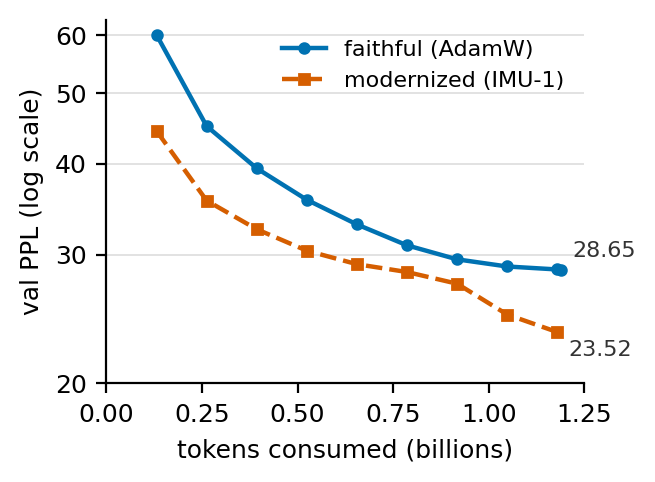

Python code for this plot:
#!/usr/bin/env python3
"""fig_ppl_curves: in-loop val PPL vs consumed tokens, faithful vs IMU-1.

Parses the "[eval @ N] val PPL=X" lines from the two 2 TPP training logs
(identical 1,189,478,400-token budget, 18,150 steps at 65,536 tok/step) and
plots both curves on a log-y axis. For the faithful run the log also carries
a final end-of-training eval line "AFTER val PPL=28.65" at step 18150, which
is appended as the curve's terminal point; the IMU-1 log has no AFTER line,
so its curve ends at its last in-loop eval ([eval @ 18000] val PPL=23.52).

All plotted numbers are parsed from the two logs below; nothing is hardcoded
except the tokens-per-step constant (verified against both log headers) and
the expected endpoint values, which are asserted, not injected.
Output: fig_ppl_curves.pdf (+ .png preview).
"""

import os
import re

import matplotlib

matplotlib.use("Agg")
import matplotlib.pyplot as plt

HERE = os.path.dirname(os.path.abspath(__file__))
REPO = "/home/yashb98/Downloads/BuildFromScratch"

SRC_FAITHFUL = os.path.join(
    REPO,
    "Qwen3-0.6B/builds/2026-06-08_reproduce-faithful_qwen3-0.6b/"
    "results/qwen3_baseline2tpp_train.log",
)
SRC_IMU1 = os.path.join(
    REPO,
    "Qwen3-0.6B/builds/2026-06-08_reproduce-modernized_qwen3-0.6b/"
    "results/qwen3_imu1_2tpp_train.log",
)

TOK_PER_STEP = 65_536  # both logs: "tok/step=65,536  steps=18,150"
TOTAL_STEPS = 18_150   # -> 1,189,478,400-token budget for both arms

EVAL_RE = re.compile(r"\[eval @ (\d+)\] val PPL=([0-9.]+)")
AFTER_RE = re.compile(r"AFTER val PPL=([0-9.]+)")

# Okabe-Ito colorblind-safe palette (house style, cf. fig_deconfound.py)
COLOR_FAITHFUL = "#0072B2"  # blue
COLOR_IMU1 = "#D55E00"      # vermillion


def parse_curve(path, take_after_at_step=None):
    """Return (steps, ppls) from the [eval @ N] lines of one training log.

    If take_after_at_step is given, the log's final "AFTER val PPL=X"
    end-of-training eval is appended at that step.
    """
    steps, ppls = [], []
    after = None
    with open(path) as f:
        for line in f:
            m = EVAL_RE.search(line)
            if m:
                steps.append(int(m.group(1)))
                ppls.append(float(m.group(2)))
                continue
            m = AFTER_RE.search(line)
            if m:
                after = float(m.group(1))
    if take_after_at_step is not None:
        assert after is not None, "no AFTER line in %s" % path
        steps.append(take_after_at_step)
        ppls.append(after)
    assert steps == sorted(steps), "eval steps out of order in %s" % path
    return steps, ppls


def main():
    steps_f, ppl_f = parse_curve(SRC_FAITHFUL, take_after_at_step=TOTAL_STEPS)
    steps_m, ppl_m = parse_curve(SRC_IMU1)

    # Endpoint guards: values must come out of the logs exactly.
    assert ppl_f[-1] == 28.65, "faithful endpoint %r != 28.65" % ppl_f[-1]
    assert ppl_m[-1] == 23.52, "IMU-1 endpoint %r != 23.52" % ppl_m[-1]
    assert steps_f[-1] == TOTAL_STEPS and steps_m[-1] == 18_000

    tok_f = [s * TOK_PER_STEP / 1e9 for s in steps_f]
    tok_m = [s * TOK_PER_STEP / 1e9 for s in steps_m]

    plt.rcParams.update({"font.size": 9, "pdf.fonttype": 42})
    fig, ax = plt.subplots(figsize=(3.35, 2.5))

    ax.plot(
        tok_f,
        ppl_f,
        color=COLOR_FAITHFUL,
        linewidth=1.6,
        marker="o",
        markersize=3.5,
        label="faithful (AdamW)",
    )
    ax.plot(
        tok_m,
        ppl_m,
        color=COLOR_IMU1,
        linewidth=1.6,
        linestyle="--",
        marker="s",
        markersize=3.5,
        label="modernized (IMU-1)",
    )

    # Direct endpoint labels (the two headline numbers).
    ax.annotate(
        "%.2f" % ppl_f[-1],
        xy=(tok_f[-1], ppl_f[-1]),
        xytext=(4, 3),
        textcoords="offset points",
        fontsize=8,
        color="#333333",
        ha="left",
        va="bottom",
    )
    ax.annotate(
        "%.2f" % ppl_m[-1],
        xy=(tok_m[-1], ppl_m[-1]),
        xytext=(4, -3),
        textcoords="offset points",
        fontsize=8,
        color="#333333",
        ha="left",
        va="top",
    )

    ax.set_yscale("log")
    ax.set_yticks([20, 30, 40, 50, 60])
    ax.get_yaxis().set_major_formatter(plt.FuncFormatter(lambda v, _: "%g" % v))
    ax.minorticks_off()
    ax.set_xlabel("tokens consumed (billions)", fontsize=9)
    ax.set_ylabel("val PPL (log scale)", fontsize=9)
    ax.set_xlim(0, 1.25)
    ax.tick_params(labelsize=9)
    ax.grid(axis="y", color="#DDDDDD", linewidth=0.6)
    ax.set_axisbelow(True)
    ax.spines["top"].set_visible(False)
    ax.spines["right"].set_visible(False)
    ax.legend(fontsize=8, frameon=False, loc="upper right")

    fig.tight_layout()
    pdf_path = os.path.join(HERE, "fig_ppl_curves.pdf")
    png_path = os.path.join(HERE, "fig_ppl_curves.png")
    fig.savefig(pdf_path, bbox_inches="tight")
    fig.savefig(png_path, bbox_inches="tight", dpi=200)
    print("wrote", pdf_path)
    print("wrote", png_path)
    print("faithful:  %d evals, endpoint PPL=%.2f @ %.3fB tok" % (len(ppl_f), ppl_f[-1], tok_f[-1]))
    print("IMU-1:     %d evals, endpoint PPL=%.2f @ %.3fB tok" % (len(ppl_m), ppl_m[-1], tok_m[-1]))


if __name__ == "__main__":
    main()
